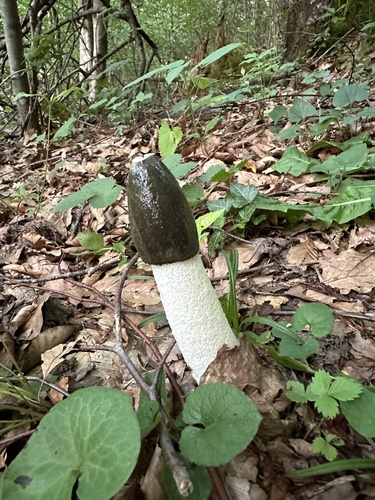
#> input picture data/inaturalist_mushrooms/phallus_impudicus/phallus_impudicus_402776967.jpg, 375 x 500 px
$ python -i crop_mushrooms.py   (imports and definitions only)   (older library calls are emulated)
#> lines starting #> are read from the running program, lines starting #| are printed output that depends on the picture; after the words box and inside, x2 and y2 are one past the last pixel; in counts of white or black regions, pixels touching at a corner belong together
"""
====================================================
Programmname : Crop Mushrooms
Beschreibung : Entfernt den Hintergrund von Pilzbildern und schneidet sie auf eine einheitliche Größe zu.

====================================================
"""
import cv2
import numpy as np
from pathlib import Path
import os
from tqdm import tqdm

class MushroomCropper:
    #def __init__(self, source_dir="Webscraper/data/images_mushrooms/Boletus_edulis",
    def __init__(self, source_dir="data/inaturalist_mushrooms/phallus_impudicus",
                 output_dir="data/cropped_mushrooms/Cropped_phallus_impudicus",
                 #self, source_dir="Webscraper\data\images_mushrooms\Boletus_edulis",
                 #output_dir="Webscraper/data/cropped_mushrooms/Cropped_Boletus_edulis",

                 #output_dir="Webscraper/data/cropped_mushrooms/Cropped_Boletus_edulis",
                 target_size=(224, 224)):
        self.source_dir = Path(source_dir)
        self.output_dir = Path(output_dir)
        self.target_size = target_size

        # Output-Verzeichnis erstellen
        self.output_dir.mkdir(parents=True, exist_ok=True)

        print(f"Mushroom Cropper initialisiert:")
        print(f"  Quelle: {self.source_dir}")
        print(f"  Ziel: {self.output_dir}")
        print(f"  Zielgröße: {target_size}")

    # [223 lines left out: functions remove_background_grabcut, remove_background_color_segmentation, remove_background_watershed, find_largest_contour, create_bounding_box_with_margin, not called in this run]

    def crop_mushroom(self, image_path):
        """
        Schneidet Pilz basierend auf Kontrastlinien aus und macht Hintergrund schwarz
        """
        try:
            # Bild laden
            original_image = cv2.imread(str(image_path))
#> original_image is the input picture: shape (500, 375, 3); mean B, G, R 90.9, 116.2, 115.2
            if original_image is None:
                return None

            original_height, original_width = original_image.shape[:2]
#> original_height = 500; original_width = 375

            # Kontrastbasierte Objekterkennung
            detected_contour, edge_map = self.detect_edges_and_contours(original_image)
#> in detect_edges_and_contours, `denoised = cv2.bilateralFilter(gray, 9, 75, 75)`:
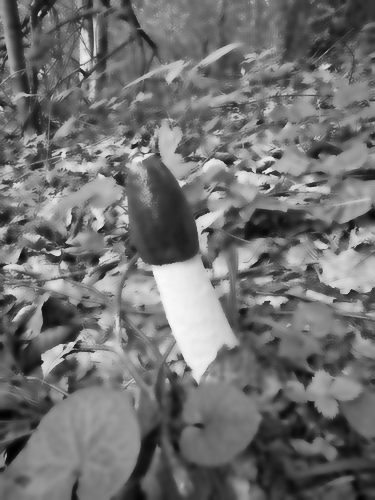
#> denoised: shape (500, 375); min 2, max 250, mean 112.9
#> in detect_edges_and_contours, `cv2.circle(seed_mask, (center_x, center_y), seed_radius, 255, -1)`:
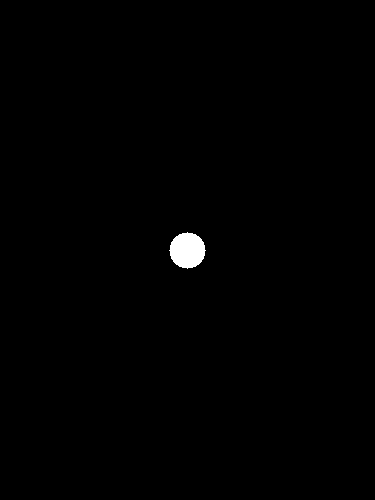
#> seed_mask: shape (500, 375); 0.54% white; 1 white region, box (x1, y1, x2, y2) and area: (169, 232, 206, 269) 1009
#> in detect_edges_and_contours, `grad_y = cv2.Sobel(denoised, cv2.CV_64F, 0, 1, ksize=3)`:
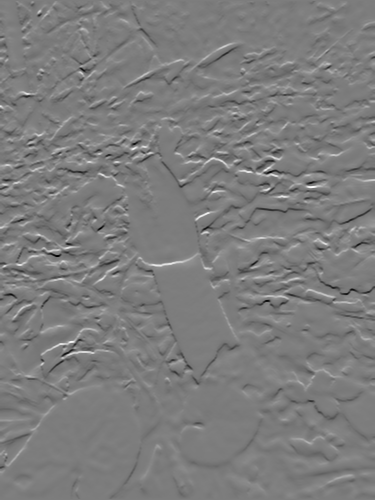
#> grad_y: shape (500, 375) float64; min -674, max 699, mean -0.3; drawn with min black and max white
#> in detect_edges_and_contours, `gradient = np.sqrt(grad_x**2 + grad_y**2)`:
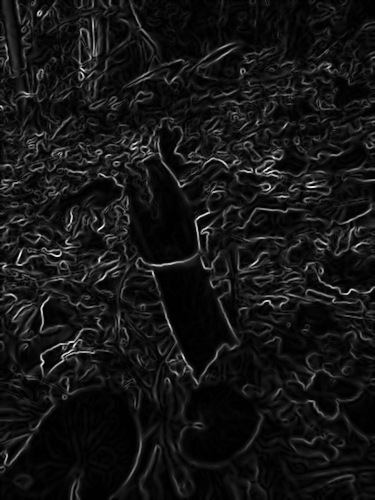
#> gradient: shape (500, 375) float64; min 0, max 778.7, mean 65.3; drawn with min black and max white
#> in detect_edges_and_contours, `markers = cv2.watershed(cv2.cvtColor(denoised, cv2.COLOR_GRAY2BGR), ma..`:
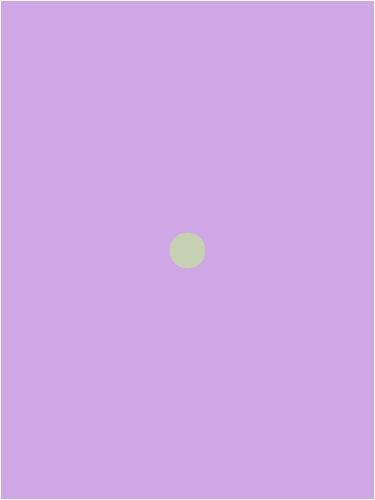
#> markers: shape (500, 375) int32; 3 distinct labels, from -1 to 2; one colour per label, 0 black, -1 white
#> edge_map: shape (500, 375); 0.53% white; 1 white region, box (x1, y1, x2, y2) and area: (170, 232, 205, 269) 1003
#> detected_contour = contour of 54 points, box (x1, y1, x2, y2) (170, 232, 205, 269), area 952

            if detected_contour is None:
                # Fallback: Versuche Farbsegmentierung als Backup
                color_mask = self.remove_background_color_segmentation(original_image)
                if color_mask is not None:
                    detected_contour = self.find_largest_contour(color_mask)

                if detected_contour is None:
                    return None

            # Bounding Box um erkanntes Objekt
            x, y, w, h = cv2.boundingRect(detected_contour)
#> x = 170; y = 232; w = 35; h = 37

            # Sicherheitsmargin um das Objekt
            margin_x = max(5, int(w * 0.05))  # 5% Margin, mindestens 5 Pixel
#> margin_x = 5
            margin_y = max(5, int(h * 0.05))
#> margin_y = 5

            x = max(0, x - margin_x)
#> x = 165
            y = max(0, y - margin_y)
#> y = 227
            w = min(original_width - x, w + 2 * margin_x)
#> w = 45
            h = min(original_height - y, h + 2 * margin_y)
#> h = 47

            # Quadratisches Cropping für CNN
            size = max(w, h)
#> size = 47
            center_x = x + w // 2
#> center_x = 187
            center_y = y + h // 2
#> center_y = 250

            # Quadratische Region zentrieren
            x_square = max(0, center_x - size // 2)
#> x_square = 164
            y_square = max(0, center_y - size // 2)
#> y_square = 227

            # Grenzen prüfen
            if x_square + size > original_width:
                x_square = original_width - size
            if y_square + size > original_height:
                y_square = original_height - size

            if x_square < 0 or y_square < 0 or size <= 0:
                # Fallback: Rechteckiges Cropping
                cropped_region = original_image[y:y+h, x:x+w]
                cropped_contour = detected_contour.copy()
                # Kontur an neue Position anpassen
                cropped_contour[:, :, 0] -= x
                cropped_contour[:, :, 1] -= y
            else:
                # Quadratisches Cropping
                cropped_region = original_image[y_square:y_square+size, x_square:x_square+size]
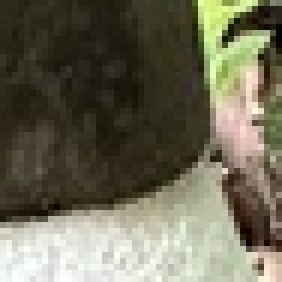
#> cropped_region: shape (47, 47, 3) (shown 6 times larger); mean B, G, R 86.3, 105.7, 108.6
                cropped_contour = detected_contour.copy()
#> cropped_contour has the same summary as detected_contour
                # Kontur an neue Position anpassen
                cropped_contour[:, :, 0] -= x_square
                cropped_contour[:, :, 1] -= y_square

            # Maske für das Objekt erstellen
            mask = np.zeros(cropped_region.shape[:2], dtype=np.uint8)
            cv2.fillPoly(mask, [cropped_contour], 255)
#> mask: shape (47, 47); 45.4% white; 1 white region, box (x1, y1, x2, y2) and area: (6, 5, 41, 42) 1003

            # Hintergrund schwarz machen
            result = cropped_region.copy()
            result[mask == 0] = [0, 0, 0]  # Schwarzer Hintergrund

            # Auf Zielgröße skalieren
            if result.size == 0:
                return None

            final_result = cv2.resize(result, self.target_size, interpolation=cv2.INTER_LANCZOS4)
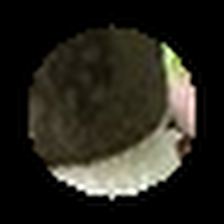
#> final_result: shape (224, 224, 3); mean B, G, R 30.5, 38.8, 40.8

            return final_result

        except Exception as e:
            print(f"Fehler beim Cropping von {image_path}: {e}")
            return None

    # [117 lines left out: function process_all_images, not called in this run]

    def detect_edges_and_contours(self, image):
        """
        Pilzerkennung vom Zentrum ausgehend - 5% Zentralbereich als Seed
        """
        # Graustufen für Kantenerkennung
        gray = cv2.cvtColor(image, cv2.COLOR_BGR2GRAY)
        h, w = gray.shape

        # Mehrschichtige Rauschreduktion
        denoised = cv2.bilateralFilter(gray, 9, 75, 75)
        denoised = cv2.medianBlur(denoised, 3)

        # 5% Zentralbereich als garantierter Pilz-Seed
        center_x, center_y = w // 2, h // 2
        seed_radius = int(min(w, h) * 0.05)  # 5% des kleinsten Bilddimension

        # Seed-Maske erstellen (zentraler Kreis)
        seed_mask = np.zeros_like(gray, dtype=np.uint8)
        cv2.circle(seed_mask, (center_x, center_y), seed_radius, 255, -1)

        # Adaptives Watershed vom Zentrum ausgehend
        # 1. Distance Transform für Watershed-Marker
        sure_fg = seed_mask.copy()

        # 2. Gradient für Kanten (sanfter als Canny)
        grad_x = cv2.Sobel(denoised, cv2.CV_64F, 1, 0, ksize=3)
        grad_y = cv2.Sobel(denoised, cv2.CV_64F, 0, 1, ksize=3)
        gradient = np.sqrt(grad_x**2 + grad_y**2)

        # Gradient normalisieren und als "Barriere" für Watershed verwenden
        gradient_norm = cv2.normalize(gradient, None, 0, 255, cv2.NORM_MINMAX).astype(np.uint8)

        # Wasserscheide-Transformation für Region Growing
        # Marker erstellen: Zentrum = 2 (sicherer Vordergrund), Unbekannt = 1
        markers = np.ones_like(gray, dtype=np.int32)
        markers[sure_fg > 0] = 2  # Zentraler Seed

        # Watershed anwenden - wächst vom Zentrum aus bis zu starken Kanten
        markers = cv2.watershed(cv2.cvtColor(denoised, cv2.COLOR_GRAY2BGR), markers)

        # Pilzregion extrahieren (Marker 2)
        pilz_mask = np.zeros_like(gray, dtype=np.uint8)
        pilz_mask[markers == 2] = 255

        # Morphologische Nachbearbeitung um glatte Konturen zu erhalten
        kernel = cv2.getStructuringElement(cv2.MORPH_ELLIPSE, (5, 5))

        # Kleine Löcher füllen
        pilz_mask = cv2.morphologyEx(pilz_mask, cv2.MORPH_CLOSE, kernel, iterations=2)

        # Konturen glätten
        pilz_mask = cv2.morphologyEx(pilz_mask, cv2.MORPH_OPEN, kernel, iterations=1)

        # Fallback: Wenn Watershed zu restriktiv war, verwende Region Growing basierend auf Farbe
        if np.sum(pilz_mask) < seed_radius * seed_radius * 3.14 * 2:  # Weniger als 2x Seed-Größe
            # Color-basiertes Region Growing vom Zentrum
            pilz_mask = self.region_growing_from_center(denoised, center_x, center_y, seed_radius)

        # Konturen finden
        contours, _ = cv2.findContours(pilz_mask, cv2.RETR_EXTERNAL, cv2.CHAIN_APPROX_SIMPLE)

        if not contours:
            return None, pilz_mask

        # Größte Kontur wählen (sollte unsere vom Zentrum gewachsene Region sein)
        best_contour = max(contours, key=cv2.contourArea)

        # Qualitätsprüfung: Kontur muss den Seed-Bereich enthalten
        seed_point = (center_x, center_y)
        if cv2.pointPolygonTest(best_contour, seed_point, False) < 0:
            # Fallback: Konvexe Hülle um Seed + größte Kontur
            seed_contour = np.array([[center_x-seed_radius, center_y-seed_radius],
                                   [center_x+seed_radius, center_y-seed_radius],
                                   [center_x+seed_radius, center_y+seed_radius],
                                   [center_x-seed_radius, center_y+seed_radius]], dtype=np.int32)

            combined_points = np.vstack([best_contour.reshape(-1, 2), seed_contour])
            best_contour = cv2.convexHull(combined_points).reshape(-1, 1, 2)

        return best_contour, pilz_mask

    # [234 lines left out: functions region_growing_from_center, create_quality_comparison_preview, create_sample_preview, main, not called in this run]

# [2 lines not run here, left out]

>>> result = MushroomCropper().crop_mushroom('../../data/inaturalist_mushrooms/phallus_impudicus/phallus_impudicus_402776967.jpg')

$ run again, on data/inaturalist_mushrooms/phallus_impudicus/phallus_impudicus_434132199.jpeg
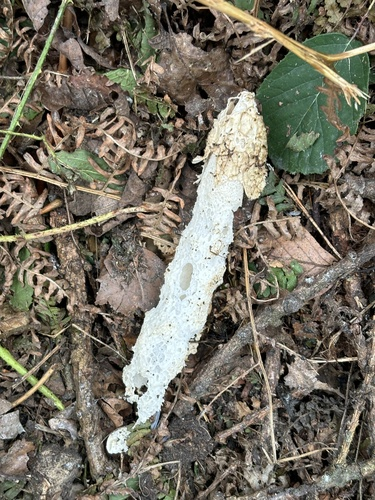
#> input picture data/inaturalist_mushrooms/phallus_impudicus/phallus_impudicus_434132199.jpeg, 375 x 500 px
#> in crop_mushroom, original_image is the input picture: shape (500, 375, 3); mean B, G, R 97.9, 111.2, 115.8
#> seed_mask: shape (500, 375); 0.54% white; 1 white region, box (x1, y1, x2, y2) and area: (169, 232, 206, 269) 1009
#> in detect_edges_and_contours, `gradient = np.sqrt(grad_x**2 + grad_y**2)`:
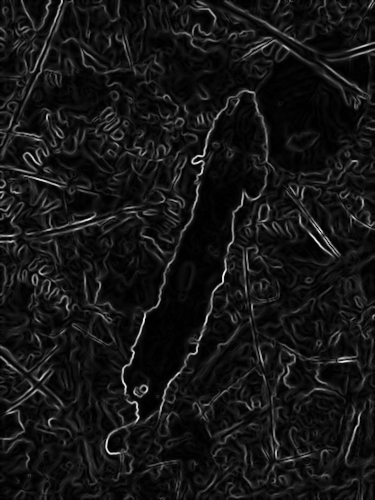
#> gradient: shape (500, 375) float64; min 0, max 829.7, mean 70.5; drawn with min black and max white
#> markers: shape (500, 375) int32; 3 distinct labels, from -1 to 2
#> edge_map: shape (500, 375); 0.53% white; 1 white region, box (x1, y1, x2, y2) and area: (170, 232, 205, 269) 1003
#> detected_contour = contour of 54 points, box (x1, y1, x2, y2) (170, 232, 205, 269), area 952
#> in crop_mushroom, `x, y, w, h = cv2.boundingRect(detected_contour)`: x = 170; y = 232; w = 35; h = 37
#> margin_x = 5
#> in crop_mushroom, `x = max(0, x - margin_x)`: x = 165
#> in crop_mushroom, `y = max(0, y - margin_y)`: y = 227
#> in crop_mushroom, `w = min(original_width - x, w + 2 * margin_x)`: w = 45
#> in crop_mushroom, `h = min(original_height - y, h + 2 * margin_y)`: h = 47
#> in crop_mushroom, `center_x = x + w // 2`: center_x = 187
#> in crop_mushroom, `center_y = y + h // 2`: center_y = 250
#> x_square = 164
#> y_square = 227
#> cropped_contour has the same summary as detected_contour
#> mask: shape (47, 47); 45.4% white; 1 white region, box (x1, y1, x2, y2) and area: (6, 5, 41, 42) 1003
#> in crop_mushroom, `final_result = cv2.resize(result, self.target_size, interpolation=cv2...`:
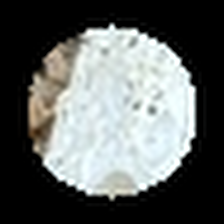
#> final_result: shape (224, 224, 3); mean B, G, R 98.1, 99.4, 95.8

$ run again, on data/inaturalist_mushrooms/phallus_impudicus/phallus_impudicus_447683267.jpeg
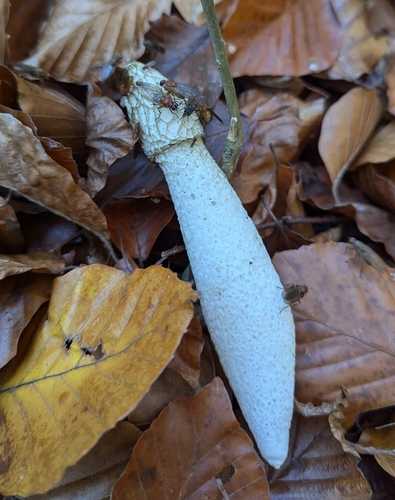
#> input picture data/inaturalist_mushrooms/phallus_impudicus/phallus_impudicus_447683267.jpeg, 395 x 500 px
#> in crop_mushroom, original_image is the input picture: shape (500, 395, 3); mean B, G, R 91.7, 97.6, 106.2
#> seed_mask: shape (500, 395); 0.57% white; 1 white region, box (x1, y1, x2, y2) and area: (178, 231, 217, 270) 1129
#> in detect_edges_and_contours, `gradient = np.sqrt(grad_x**2 + grad_y**2)`:
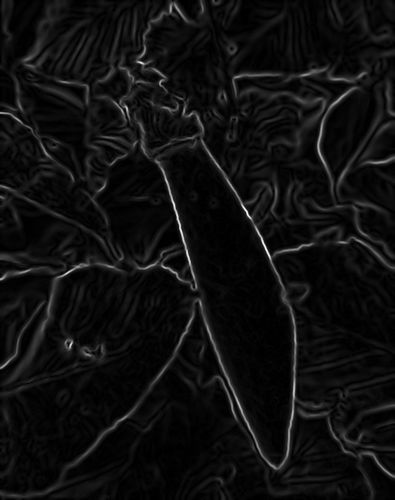
#> gradient: shape (500, 395) float64; min 0, max 520, mean 31.8; drawn with min black and max white
#> markers: shape (500, 395) int32; 3 distinct labels, from -1 to 2
#> edge_map: shape (500, 395); 0.57% white; 1 white region, box (x1, y1, x2, y2) and area: (179, 231, 216, 270) 1127
#> detected_contour = contour of 46 points, box (x1, y1, x2, y2) (179, 231, 216, 270), area 1074
#> in crop_mushroom, `x, y, w, h = cv2.boundingRect(detected_contour)`: x = 179; y = 231; w = 37; h = 39
#> margin_x = 5
#> in crop_mushroom, `x = max(0, x - margin_x)`: x = 174
#> in crop_mushroom, `y = max(0, y - margin_y)`: y = 226
#> in crop_mushroom, `w = min(original_width - x, w + 2 * margin_x)`: w = 47
#> in crop_mushroom, `h = min(original_height - y, h + 2 * margin_y)`: h = 49
#> in crop_mushroom, `center_x = x + w // 2`: center_x = 197
#> in crop_mushroom, `center_y = y + h // 2`: center_y = 250
#> x_square = 173
#> y_square = 226
#> cropped_contour has the same summary as detected_contour
#> mask: shape (49, 49); 46.9% white; 1 white region, box (x1, y1, x2, y2) and area: (6, 5, 43, 44) 1127
#> in crop_mushroom, `final_result = cv2.resize(result, self.target_size, interpolation=cv2...`:
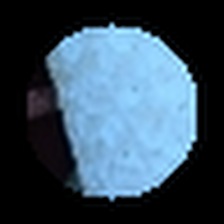
#> final_result: shape (224, 224, 3); mean B, G, R 93.7, 76.7, 54.8

$ run again, on data/inaturalist_mushrooms/phallus_impudicus/phallus_impudicus_449044880.jpeg
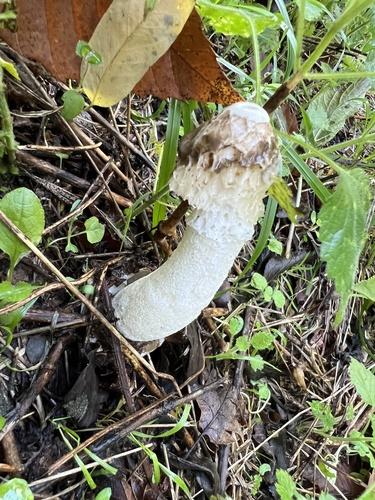
#> input picture data/inaturalist_mushrooms/phallus_impudicus/phallus_impudicus_449044880.jpeg, 375 x 500 px
#> in crop_mushroom, original_image is the input picture: shape (500, 375, 3); mean B, G, R 92.1, 117.8, 116.4
#> seed_mask: shape (500, 375); 0.54% white; 1 white region, box (x1, y1, x2, y2) and area: (169, 232, 206, 269) 1009
#> markers: shape (500, 375) int32; 3 distinct labels, from -1 to 2
#> edge_map: shape (500, 375); 0.53% white; 1 white region, box (x1, y1, x2, y2) and area: (170, 232, 205, 269) 1003
#> detected_contour = contour of 54 points, box (x1, y1, x2, y2) (170, 232, 205, 269), area 952
#> in crop_mushroom, `x, y, w, h = cv2.boundingRect(detected_contour)`: x = 170; y = 232; w = 35; h = 37
#> margin_x = 5
#> in crop_mushroom, `x = max(0, x - margin_x)`: x = 165
#> in crop_mushroom, `y = max(0, y - margin_y)`: y = 227
#> in crop_mushroom, `w = min(original_width - x, w + 2 * margin_x)`: w = 45
#> in crop_mushroom, `h = min(original_height - y, h + 2 * margin_y)`: h = 47
#> in crop_mushroom, `center_x = x + w // 2`: center_x = 187
#> in crop_mushroom, `center_y = y + h // 2`: center_y = 250
#> x_square = 164
#> y_square = 227
#> cropped_contour has the same summary as detected_contour
#> mask: shape (47, 47); 45.4% white; 1 white region, box (x1, y1, x2, y2) and area: (6, 5, 41, 42) 1003
#> in crop_mushroom, `final_result = cv2.resize(result, self.target_size, interpolation=cv2...`:
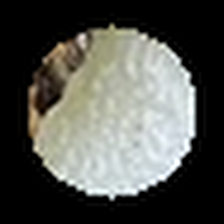
#> final_result: shape (224, 224, 3); mean B, G, R 78.3, 83.6, 82.4
